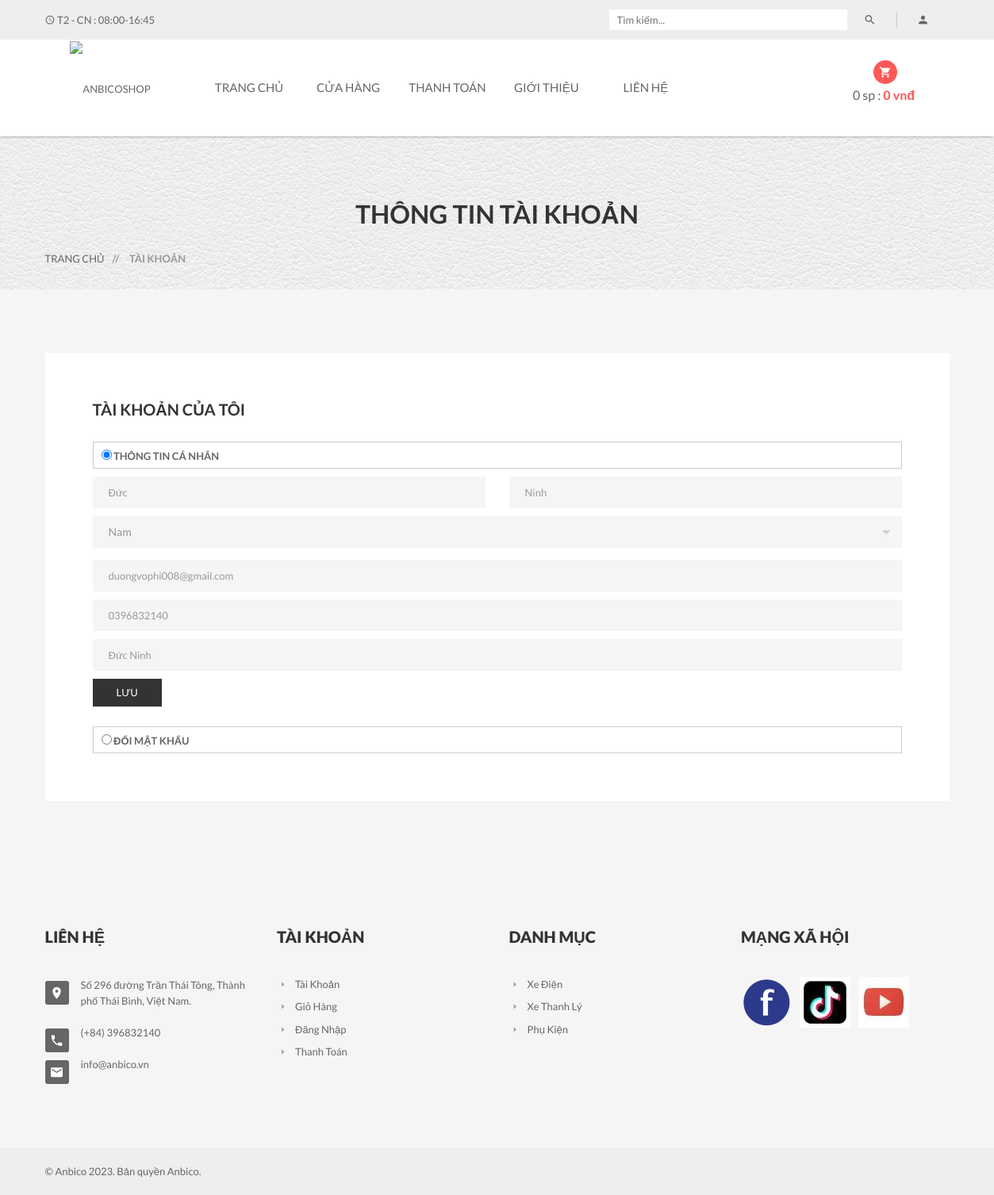
Page /index.php?act=taikhoan&xuli=account (signed in) on the committed database.
### tables this page shows
CREATE TABLE `nguoidung` (
  `MaND` int(11) NOT NULL,
  `Ho` varchar(20) NOT NULL,
  `Ten` varchar(20) NOT NULL,
  `GioiTinh` varchar(10) NOT NULL,
  `SDT` varchar(20) DEFAULT NULL,
  `Email` varchar(50) NOT NULL,
  `DiaChi` varchar(200) NOT NULL,
  `TaiKhoan` varchar(100) NOT NULL,
  `MatKhau` varchar(100) NOT NULL,
  `MaQuyen` int(11) NOT NULL,
  `TrangThai` int(11) NOT NULL
);

CREATE TABLE `danhmuc` (
  `MaDM` int(11) NOT NULL,
  `TenDM` varchar(255) DEFAULT NULL
);

### Controllers/LoginController.php (called while the page is built, shortened)
<?php
require_once("Models/login.php");
class LoginController
{
    var $login_model;
    public function __construct()
    {
        $this->login_model = new Login();
    }
    function account()
    {
        $data_danhmuc = $this->login_model->danhmuc();
        $data = $this->login_model->account();
        require_once('Views/index.php');
    }
}

### Models/connection.php (called while the page is built, shortened)
<?php
    class connection{
        function __construct()
        {
            $severname ="localhost";
            $username ="root";
            $password ="";
            $db_name ="shopbike";
            $this->conn = new mysqli($severname,$username,$password,$db_name);
        }
    }
?>

### Models/login.php (called while the page is built, shortened)
<?php
require_once("model.php");
class Login extends Model
{
    var $conn;
    function __construct()
    {
        $conn_obj = new Connection();
        $this->conn = $conn_obj->conn;
    }
    function account()
    {
        $id = $_SESSION['login']['MaND'];
        return $this->conn->query("SELECT * from NguoiDung where MaND = $id")->fetch_assoc();
    }
}

### Models/model.php (called while the page is built, shortened)
<?php
require_once("connection.php");
class model
{
    function danhmuc()
    {
        $query =  "SELECT * from DanhMuc ";
        require("result.php");
        return $data;
    }
    function chitietdanhmuc($id)
    {
        $query =  "SELECT d.TenDM as Ten, l.* FROM danhmuc as d, loaisanpham as l WHERE d.MaDM = l.MaDM and d.MaDM = $id";
        require("result.php");
        return $data;
    }
}

### Models/result.php (called while the page is built)
<?php
$result = $this->conn->query($query);
$data = array();
while ($row = $result->fetch_assoc()) {
    $data[] = $row;
}
?>

### Views/login/my-account.php (the view, shortened to what this page needs)
<div class="pages-title section-padding">
	<div class="container">
		<div class="row">
			<div class="col-xs-12">
				<div class="pages-title-text text-center">
					<h2>Thông tin tài khoản</h2>
					<ul class="text-left">
						<li><a href="index.php?act=home">Trang chủ</a></li>
						<li><span> // </span>Tài khoản</li>
					</ul>
				</div>
			</div>
		</div>
	</div>
</div>
<section class="pages my-account-page section-padding">
	<div class="container">
		<div class="row">
			<div class="col-xs-12 col-sm-12">
				<div class="padding60">
					<div class="log-title">
						<h3><strong>Tài khoản của tôi</strong></h3>
					</div>
					<div class="prament-area main-input" id="doitk">
						<ul class="panel-group" id="accordion">
							<li class="panel">
								<div class="account-title" data-toggle="collapse" data-parent="#accordion" data-target="#collapse1">
									<label>
										<input type="radio" checked value="forever" name="rememberme" />
										Thông tin cá nhân
									</label>
								</div>
								<div id="collapse1" class="panel-collapse collapse in">
									<div class="single-log-info">
										<div class="bulling-title">
											<div class="custom-input">
												<form action="?act=taikhoan&xuli=update" method="post">
													<div class="row">
														<div class="col-md-6">
															<input type="text" name="Ho" placeholder="Họ.." required value="<?= $data['Ho'] ?>" />
														</div>
														<div class="col-md-6">
															<input type="text" name="Ten" placeholder="Tên.." required value="<?= $data['Ten'] ?>" />
														</div>
													</div>
													<div class="custom-select">
														<select class="form-control" name="GioiTinh" title="Giới tính">
															<option <?= ($data['GioiTinh'] == 'Nam') ? 'selected' : '' ?> value="Nam"> Nam</option>
														</select>
													</div>
													<input type="email" name="Email" placeholder="Địa chỉ Email.." required value="<?= $data['Email'] ?>" />
													<input type="text" name="SĐT" placeholder="Số điện thoại.." required pattern="[0-9]+" minlength="10" value="<?= $data['SDT'] ?>" />
													<input type="text" name="DiaChi" placeholder="Địa chỉ.." required value="<?= $data['DiaChi'] ?>" />
													<div class="submit-text">
														<button type="submit_tt">Lưu</button>
													</div>
												</form>
											</div>
										</div>
									</div>
							</li>
							<li class="panel">
								<div class="account-title" data-toggle="collapse" data-parent="#accordion" data-target="#collapse4">
									<label>
										<input type="radio" value="forever" name="rememberme" />
										Đổi mật khẩu
									</label>
								</div>
							</li>
						</ul>
					</div>
				</div>
			</div>
		</div>
	</div>
</section>

### Views/header_footer/footer.php
<footer class="footer-two">
    <div class="footer-top section-padding">
        <div class="footer-dsc">
            <div class="container">
                <div class="row">
                    <div class="col-xs-12 col-sm-6 col-md-3">
                        <div class="single-text">
                            <div class="footer-title">
                                <h4>Liên hệ</h4>
                            </div>
                            <div class="footer-text">
                                <ul>
                                    <li>
                                        <i class="mdi mdi-map-marker"></i>
                                        <p>Số 296 đường Trần Thái Tông, Thành phố Thái Bình, Việt Nam.</p>
                                    </li>
                                    <li>
                                        <i class="mdi mdi-phone"></i>
                                        <p>(+84) 396832140</p>
                                    </li>
                                    <li>
                                        <i class="mdi mdi-email"></i>
                                        <p>info@anbico.vn</p>
                                    </li>
                                </ul>
                            </div>
                        </div>
                    </div>
                    <div class="col-xs-6 col-sm-3 col-md-3 wide-mobile">
                        <div class="single-text">
                            <div class="footer-title">
                                <h4>Tài khoản</h4>
                            </div>
                            <div class="footer-menu">
                                <ul>
                                    <li><a href="?act=taikhoan&xuli=account"><i class="mdi mdi-menu-right"></i>Tài khoản</a></li>
                                    <li><a href="?act=cart"><i class="mdi mdi-menu-right"></i>Giỏ Hàng</a></li>
                                    <li><a href="?act=taikhoan"><i class="mdi mdi-menu-right"></i>Đăng Nhập</a></li>
                                    <li><a href="?act=checkout"><i class="mdi mdi-menu-right"></i>Thanh Toán</a></li>
                                </ul>
                            </div>
                        </div>
                    </div>
                    <div class="col-xs-6 col-sm-3 col-md-3 wide-mobile">
                        <div class="single-text">
                            <div class="footer-title">
                                <h4>Danh mục</h4>
                            </div>
                            <div class="footer-menu">
                                <ul>
                                    <?php foreach ($data_danhmuc as $row) { ?>
                                    <li><a href="?act=shop&sp=<?=$row['MaDM']?>"><i class="mdi mdi-menu-right"></i><?=$row['TenDM']?></a></li>
                                    <?php  } ?>
                                </ul>
                            </div>
                        </div>
                    </div>
                    <div class="col-xs-12 col-sm-12 col-md-3 r-margin-top wide-mobile">
                        <div class="single-text">
                            <div class="footer-title">
                                <h4>Mạng xã hội</h4>
                            </div>
                            <div class="clearfix instagram">
                                <ul>
                                    <li><a href="https://www.facebook.com/xedienanbico"><img src="public/img/footer/facebook-sociocon.png" alt="facebook" /></a></li>
                                    <li><a href="https://www.tiktok.com/@xedienanbico"><img src="public/img/footer/OIP.Jfif" alt="Tiktok" /></a></li>
                                    <li><a href="https://www.youtube.com/@anbicoebike"><img src="public/img/footer/tải xuống.Jfif" alt="Youtobe" /></a></li>
                                </ul>
                            </div>
                        </div>
                    </div>
                </div>
            </div>
        </div>
    </div>
    <div class="footer-bottom">
        <div class="container">
            <div class="row">
                <div class="col-xs-12 col-sm-6">
                    <p>&copy; Anbico 2023. Bản quyền Anbico.</p>
                </div>
                <div class="col-xs-12 col-sm-6 text-right">
                </div>
            </div>
        </div>
    </div>
</footer>

### rows in the picture
nguoidung: Ho "Đức", Ten "Ninh", GioiTinh "Nam", Email "duongvophi008@gmail.com", SĐT "0396832140", DiaChi "Đức Ninh"
danhmuc: TenDM "Xe Điện"
danhmuc: TenDM "Xe Thanh Lý"
danhmuc: TenDM "Phụ Kiện"

### other values in the picture
$soluong "0"
$thanhtien "0"
